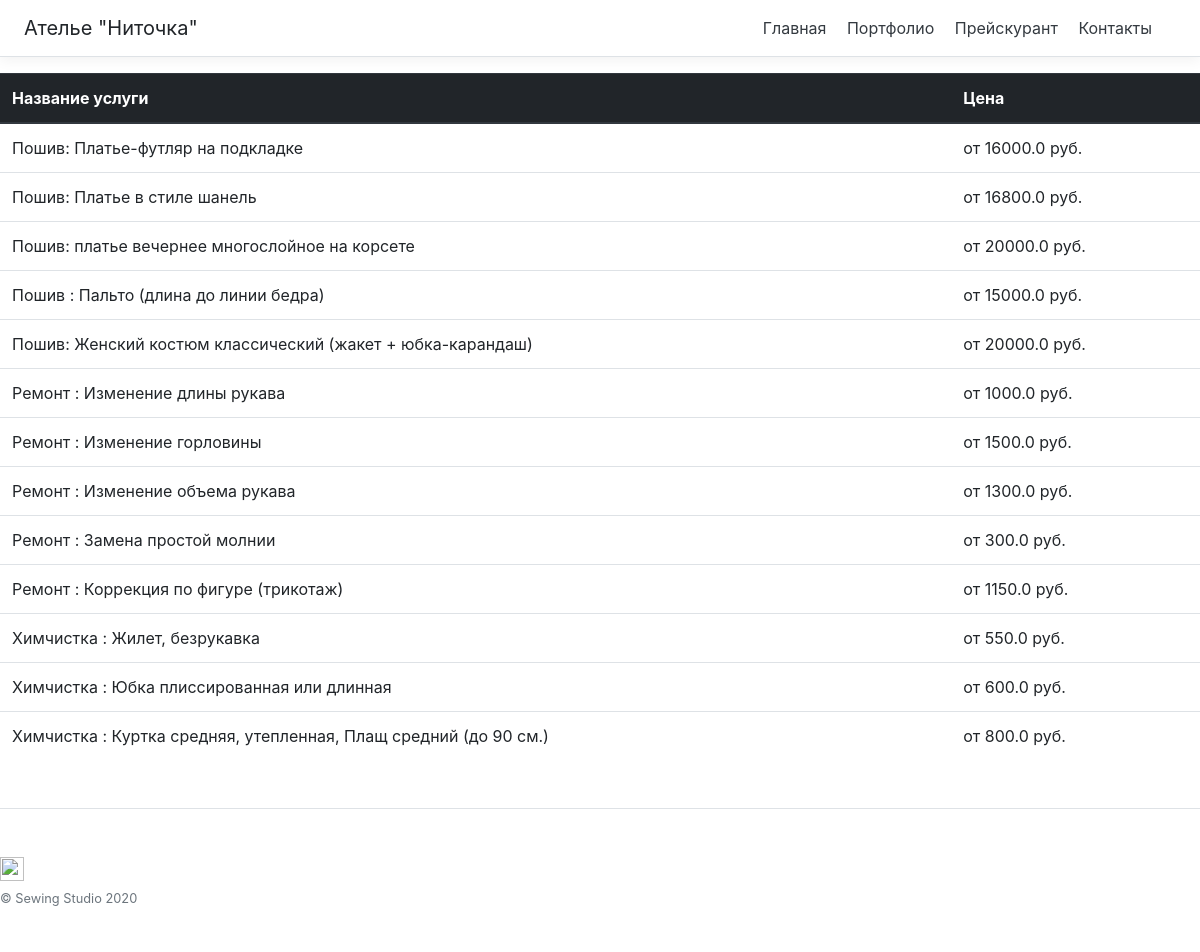
The page /price/ on the database its author committed.
### sewingStudio/apps/services/models.py (models this page shows, shortened)
class Service(models.Model):
    service_name = models.CharField('название услуги', max_length=100)
    service_description = models.TextField('описание услуги')
    service_price = models.FloatField('цена услуги')
    class Meta:
        verbose_name = 'Услуга'
        verbose_name_plural = 'Услуги'

### sewingStudio/apps/services/views.py (the view)
# urls.py: path('price/', views.services, name='services'),
def services(request):
    service_list = Service.objects.all()
    return render(request, 'service/prices.html', {'service_list': service_list})

### templates/service/prices.html (shortened to what this page needs)
{% load static %}
<!doctype html>
<html lang="en">
  <head>
    <link href="{% static 'bootstrap-4.0.0/dist/css/bootstrap.min.css' %}" rel="stylesheet">
    <link href="{% static 'css/pricing.css' %}" rel="stylesheet">
  </head>
  <body>
    <div class="d-flex flex-column flex-md-row align-items-center p-3 px-md-4 mb-3 bg-white border-bottom box-shadow">
      <h5 class="my-0 mr-md-auto font-weight-normal">Ателье "Ниточка"</h5>
      <nav class="my-2 my-md-0 mr-md-3">
        <a class="p-2 text-dark" href="{% url 'index'%}">Главная</a>
        <a class="p-2 text-dark" href="{% url 'portfolio'%}">Портфолио</a>
        <a class="p-2 text-dark" href="{% url 'services'%}">Прейскурант</a>
        <a class="p-2 text-dark" href="{% url 'contacts'%}">Контакты</a>
      </nav>
    </div>
    <table class = "table">
    <thead class="thead-dark">
        <tr>
            <th>Название услуги</th>
            <th>Цена</th>
        </tr>
  </thead>
    {% if service_list %}
        {% for s in service_list %}
            <tr>
            <td>{{ s.service_name}}</td>
            <td>от {{ s.service_price }} руб.</td>
            </tr>
        {% endfor %}
    {% else %}
        Услуги не найдены
    {% endif %}
    </table>
      <footer class="pt-4 my-md-5 pt-md-5 border-top">
        <div class="row">
          <div class="col-12 col-md">
            <img class="mb-2" src="https://getbootstrap.com/assets/brand/bootstrap-solid.svg" alt="" width="24" height="24">
            <small class="d-block mb-3 text-muted">&copy; Sewing Studio 2020</small>
          </div>
        </div>
      </footer>
  </body>
</html>

### static/css/pricing.css (style rules this page uses)
html { font-size: 14px; }
@media (min-width: 768px) { html { font-size: 16px; } }
.border-top { border-top: 1px solid #e5e5e5; }
.border-bottom { border-bottom: 1px solid #e5e5e5; }
.box-shadow { box-shadow: 0 .25rem .75rem rgba(0, 0, 0, .05); }

### rows shown on the page
Service: service_name "Пошив: Платье-футляр на подкладке", service_price "16000.0"
Service: service_name "Пошив: Платье в стиле шанель", service_price "16800.0"
Service: service_name "Пошив: платье вечернее многослойное на корсете", service_price "20000.0"
Service: service_name "Пошив : Пальто (длина до линии бедра)", service_price "15000.0"
Service: service_name "Пошив: Женский костюм классический (жакет + юбка-карандаш)", service_price "20000.0"
Service: service_name "Ремонт : Изменение длины рукава", service_price "1000.0"
Service: service_name "Ремонт : Изменение горловины", service_price "1500.0"
Service: service_name "Ремонт : Изменение объема рукава", service_price "1300.0"
Service: service_name "Ремонт : Замена простой молнии", service_price "300.0"
Service: service_name "Ремонт : Коррекция по фигуре (трикотаж)", service_price "1150.0"
Service: service_name "Химчистка : Жилет, безрукавка", service_price "550.0"
Service: service_name "Химчистка : Юбка плиссированная или длинная", service_price "600.0"
Service: service_name "Химчистка : Куртка средняя, утепленная, Плащ средний (до 90 см.)", service_price "800.0"
